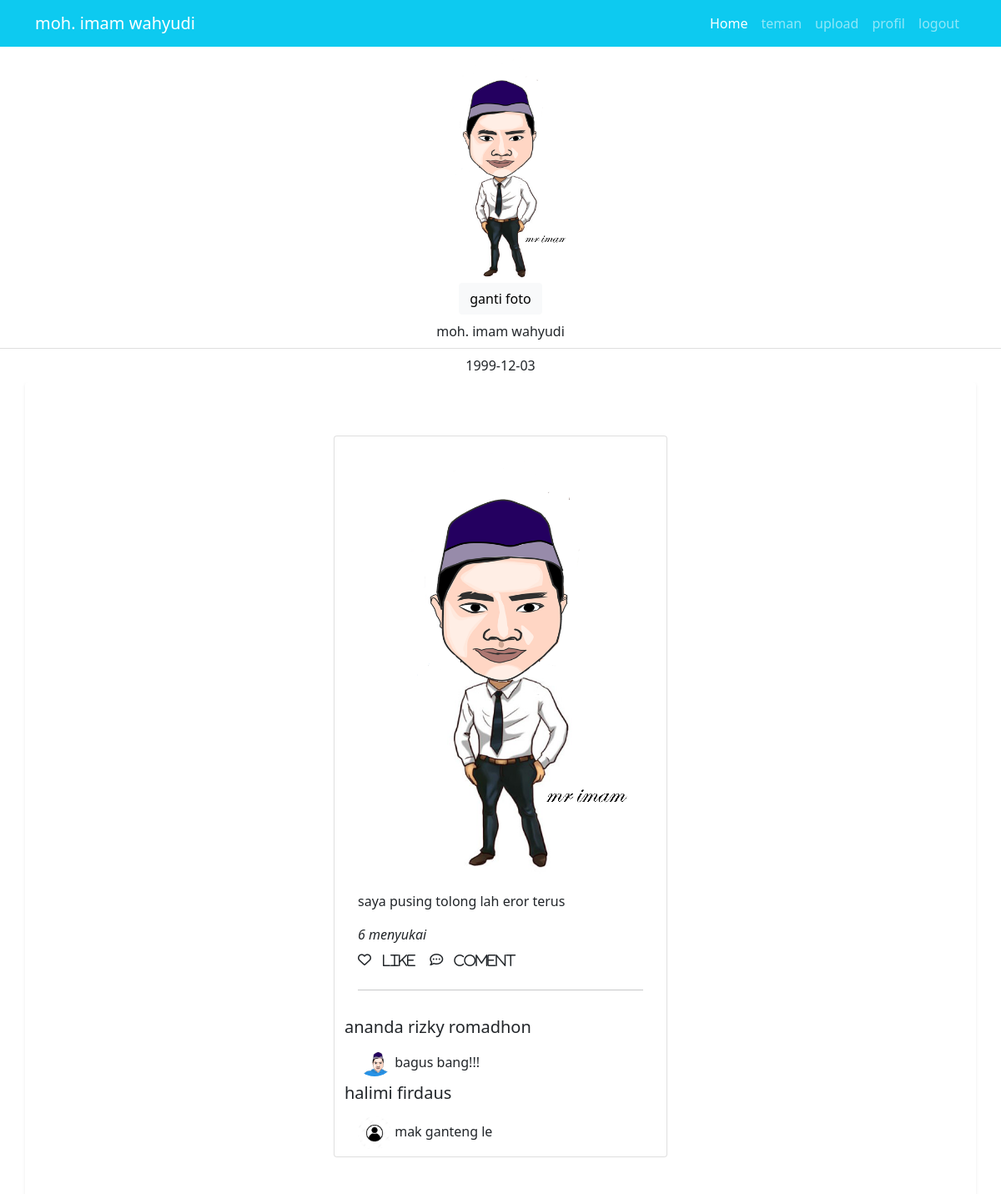
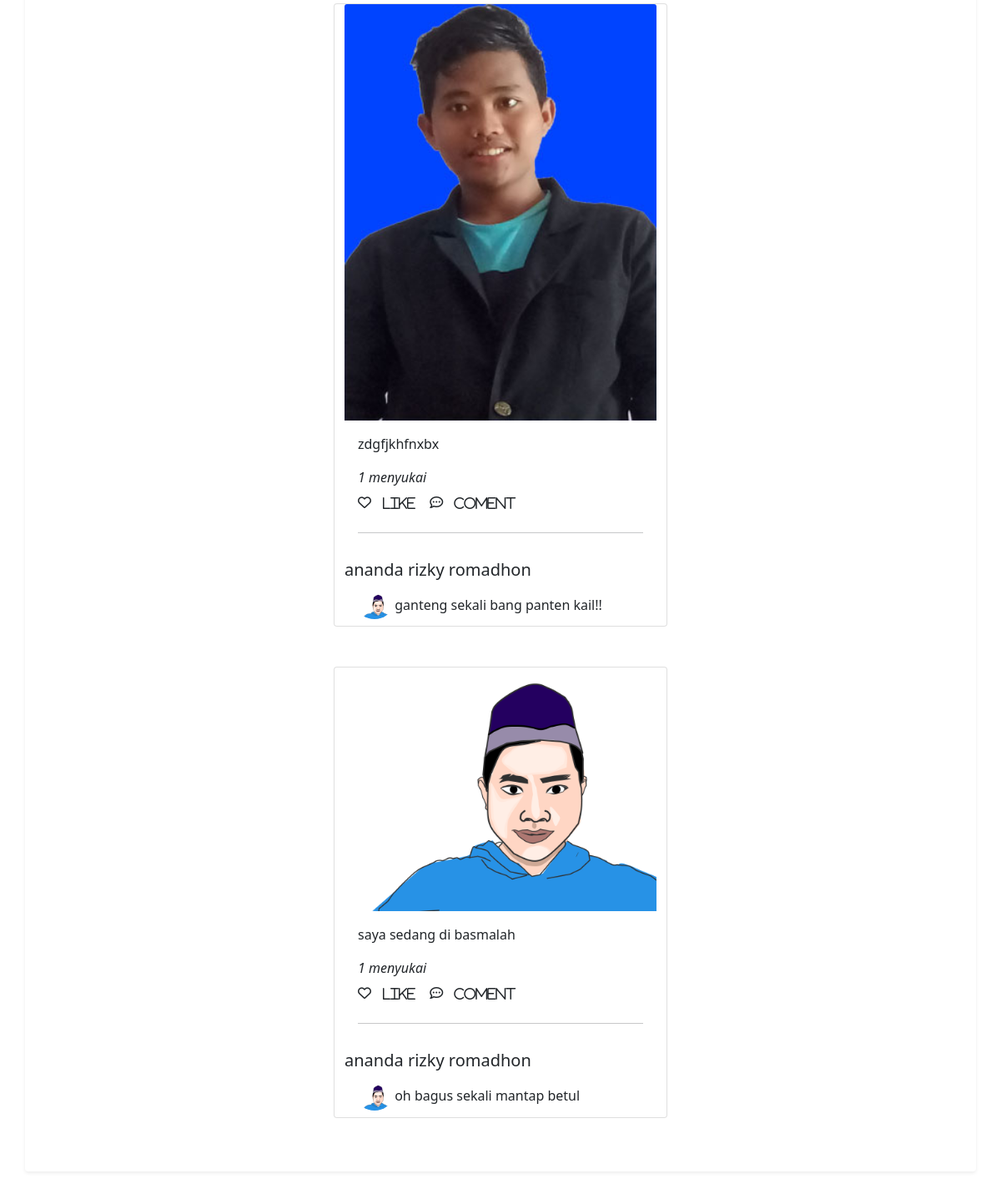
Page /profil.php (signed in) on the committed database (2 pictures, top to bottom).
### tables this page shows
CREATE TABLE `users` (
  `id` int(11) NOT NULL,
  `nama` varchar(64) DEFAULT NULL,
  `tgl` varchar(15) DEFAULT NULL,
  `foto` varchar(64) DEFAULT NULL,
  `username` varchar(64) DEFAULT NULL,
  `pwd` varchar(64) DEFAULT NULL
);

CREATE TABLE `postingan` (
  `idpost` int(11) NOT NULL,
  `id_user` int(11) DEFAULT NULL,
  `gambar` varchar(100) DEFAULT NULL,
  `text` varchar(200) DEFAULT NULL,
  `suka` int(11) DEFAULT NULL
);

CREATE TABLE `komentar` (
  `idkomen` int(11) NOT NULL,
  `idpost` int(11) DEFAULT NULL,
  `id_user` int(11) DEFAULT NULL,
  `deskripsi` varchar(200) DEFAULT NULL
);

### profil.php (the view, shortened to what this page needs)
<?php
    $dbc = new PDO ('mysql:host=localhost;dbname=instaapp','root','');
    $query = $dbc->prepare("SELECT * FROM users WHERE :id = users.id");
			$query->bindValue(':id', $_SESSION['id']);
			$query->execute();
 ?>
<!doctype html>
<html lang="en">
  <head>
    <link href="https://cdn.jsdelivr.net/npm/bootstrap@5.0.0-beta3/dist/css/bootstrap.min.css" rel="stylesheet">
  </head>
  <body>
    <?php foreach ($query as $row ) { ?>
     <nav class="navbar navbar-expand-lg navbar-dark bg-info">
      <div class="container">
        <a class="navbar-brand" href="#"><?= $row["nama"]; ?></a>
        <div class="collapse navbar-collapse" id="navbarNav">
          <ul class="navbar-nav ms-auto">
            <li class="nav-item">
              <a class="nav-link active" aria-current="page" href="index.php">Home</a>
            </li>
            <li class="nav-item">
              <a class="nav-link" href="teman.php">teman</a>
            </li>
            <li class="nav-item">
              <a class="nav-link" href="upload.php">upload</a>
            </li>
            <li class="nav-item">
              <a class="nav-link" href="profil.php">profil</a>
            </li>
            <li class="nav-item">
              <a class="nav-link" href="logout.php">logout</a>
            </li>
          </ul>
        </div>
      </div>
    </nav>
    <section class="jumbotron text-center">
        <img src="gambar/<?= $row['foto']; ?>" alt="imam" width="200" class="rounded-circle" /> <br>
        <a href="updatefoto.php" class="btn btn-light">ganti foto</a>
        <ul class="list-group list-group-flush">
            <li class="list-group-item"><?= $row['nama']; ?></li>
            <li class="list-group-item"><?= $row['tgl']; ?></li>
        </ul>
    </section>
    <?php } ?>
    <section>
        <div class="container shadow-sm p-3 mb-5 bg-body rounded">
        <?php
                    $dbc = new PDO ('mysql:host=localhost;dbname=instaapp','root','');
                    $query = $dbc->prepare("SELECT * FROM postingan WHERE :id = postingan.id_user");
                    $query->bindValue(':id', $_SESSION['id']);
			        $query->execute();
                    foreach ($query as $post) {
                ?>
            <div class="row row justify-content-center mb-3 pt-5">
                      <?php $idpos = $post['idpost'] ?>
                    <div class="card" style="width: 25rem;">
                    <img src="gambar/<?= $post['gambar']; ?>" class="card-img-top" alt="...">
                    <div class="card-body">
                        <p class="card-text"><?= $post['text']; ?></p>
                        <i><?= $post['suka']; ?> menyukai</i> <br>
                       <i class="far fa-heart"><a href="like.php?id=<?= $post['idpost']; ?>" class="btn btn">like</a></i>
                        <i class="far fa-comment-dots"><a href="komen.php?id=<?= $post['idpost']; ?>" class="btn btn">coment</a></i><hr>
                    </div>
                      <?php
                       $dbc = new PDO ('mysql:host=localhost;dbname=instaapp','root','');
                      $komen = $dbc->prepare("SELECT * FROM komentar,users WHERE  komentar.idpost = $idpos AND komentar.id_user=users.id");
                      $komen->bindValue(':id', $_SESSION['id']);
			                $komen->execute();
                      foreach ($komen as $key ) {?>
                    <div>
                        <ul class="list-group list-group-flush">
                        <h5><?= $key['nama']; ?></h5>
                        <li class="list-group-item">
                        <img src="gambar/<?= $key['foto']; ?>" alt="imam" width="40" class="rounded-circle" />
                        <?= $key['deskripsi']; ?>
                        </li>
                    </div>
                    <?php } ?>
                    </div>
                <?php } ?>
            </div>
        </div>
    </section>
  </body>
</html>

### rows in the picture
users: nama "moh. imam wahyudi", foto (picture), tgl "1999-12-03"
postingan: gambar (picture), text "saya pusing tolong lah eror terus", suka "6"
komentar: id_user.nama "ananda rizky romadhon", id_user.foto (picture), deskripsi "bagus bang!!!"
komentar: id_user.nama "halimi firdaus", id_user.foto (placeholder picture), deskripsi "mak ganteng le"
postingan: gambar (picture), text "zdgfjkhfnxbx", suka "1"
komentar: id_user.nama "ananda rizky romadhon", id_user.foto (picture), deskripsi "ganteng sekali bang panten kail!!"
postingan: gambar (picture), text "saya sedang di basmalah", suka "1"
komentar: id_user.nama "ananda rizky romadhon", id_user.foto (picture), deskripsi "oh bagus sekali mantap betul"
